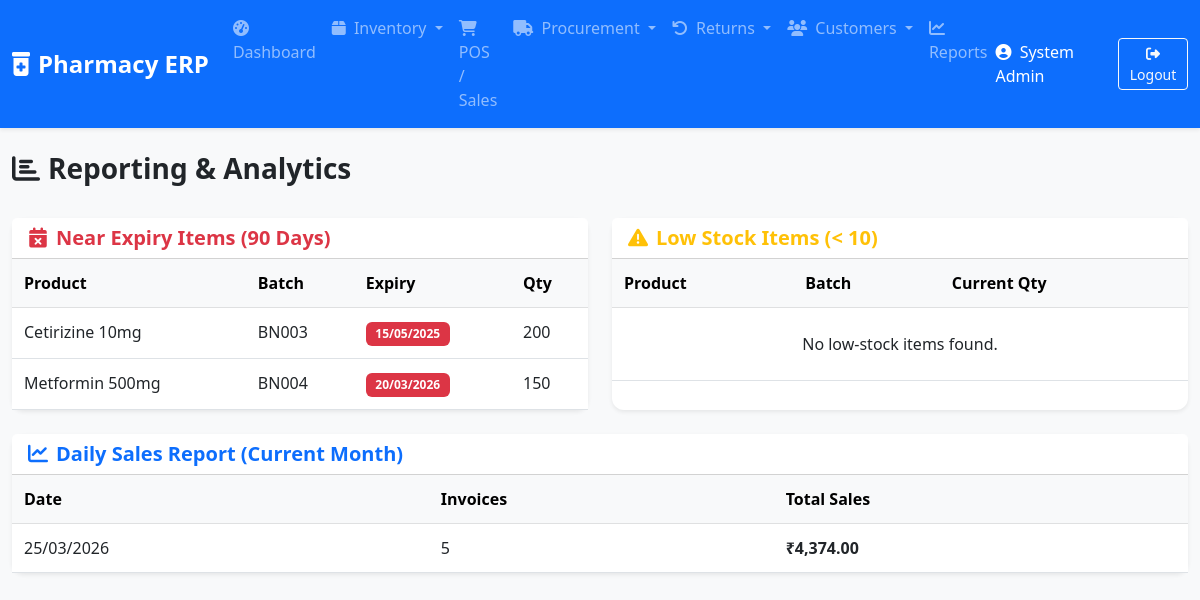
/reports.php (signed in), run on the app's committed database.
### tables this page shows
CREATE TABLE batches (
    id INT AUTO_INCREMENT PRIMARY KEY,
    product_id INT NOT NULL,
    batch_num VARCHAR(50) NOT NULL,
    expiry_date DATE NOT NULL,
    mrp DECIMAL(15,2) NOT NULL,
    cost_price DECIMAL(15,2) NOT NULL,
    selling_price DECIMAL(15,2) NOT NULL,
    current_qty INT DEFAULT 0,
    created_at TIMESTAMP DEFAULT CURRENT_TIMESTAMP,
    FOREIGN KEY (product_id) REFERENCES products(id),
    INDEX (expiry_date),
    INDEX (batch_num)
);

CREATE TABLE products (
    id INT AUTO_INCREMENT PRIMARY KEY,
    name VARCHAR(255) NOT NULL,
    generic_name VARCHAR(255),
    category VARCHAR(100),
    hsn_code VARCHAR(20),
    gst_rate DECIMAL(5,2) DEFAULT 0.00,
    igst_rate DECIMAL(5,2) DEFAULT 0.00,
    created_at TIMESTAMP DEFAULT CURRENT_TIMESTAMP,
    INDEX (hsn_code),
    INDEX (name)
);

### includes/functions.php (called while the page is built, shortened)
<?php
function formatCurrency($amount) {
    return '₹' . number_format($amount, 2);
}
function formatDate($date) {
    return date('d/m/Y', strtotime($date));
}
?>

### reports.php (the view, shortened to what this page needs)
<?php
include 'includes/header.php';
$conn = get_db_conn();
$expiry_query = "SELECT b.*, p.name as product_name FROM batches b JOIN products p ON b.product_id = p.id WHERE b.expiry_date <= DATE_ADD(CURDATE(), INTERVAL 90 DAY) AND b.current_qty > 0 ORDER BY b.expiry_date ASC";
$expiry_results = $conn->query($expiry_query);
$low_stock_query = "SELECT b.*, p.name as product_name FROM batches b JOIN products p ON b.product_id = p.id WHERE b.current_qty < 10 AND b.current_qty > 0";
$low_stock_results = $conn->query($low_stock_query);
$sales_report_query = "SELECT SUM(net_amount) as total_sales, COUNT(*) as sale_count, DATE(sale_date) as date FROM sales WHERE MONTH(sale_date) = MONTH(CURDATE()) AND YEAR(sale_date) = YEAR(CURDATE()) GROUP BY DATE(sale_date)";
$sales_report = $conn->query($sales_report_query);
?>
<div class="row">
    <div class="col-md-12 mb-4">
        <h3 class="fw-bold"><i class="fas fa-chart-bar me-2"></i>Reporting & Analytics</h3>
    </div>
</div>
<div class="row">
    <div class="col-md-6 mb-4">
        <div class="card shadow-sm border-0 h-100">
            <div class="card-header bg-white">
                <h5 class="mb-0 fw-bold text-danger"><i class="fas fa-calendar-times me-2"></i>Near Expiry Items (90 Days)</h5>
            </div>
            <div class="card-body p-0">
                <div class="table-responsive">
                    <table class="table table-hover mb-0">
                        <thead class="table-light">
                            <tr>
                                <th>Product</th>
                                <th>Batch</th>
                                <th>Expiry</th>
                                <th>Qty</th>
                            </tr>
                        </thead>
                        <tbody>
                            <?php if ($expiry_results->num_rows > 0): ?>
                                <?php while($row = $expiry_results->fetch_assoc()): ?>
                                <tr>
                                    <td><?php echo $row['product_name']; ?></td>
                                    <td><?php echo $row['batch_num']; ?></td>
                                    <td><span class="badge bg-danger"><?php echo formatDate($row['expiry_date']); ?></span></td>
                                    <td><?php echo $row['current_qty']; ?></td>
                                </tr>
                                <?php endwhile; ?>
                            <?php else: ?>
                                <tr><td colspan="4" class="text-center py-4">No near-expiry items found.</td></tr>
                            <?php endif; ?>
                        </tbody>
                    </table>
                </div>
            </div>
        </div>
    </div>
    <div class="col-md-6 mb-4">
        <div class="card shadow-sm border-0 h-100">
            <div class="card-header bg-white">
                <h5 class="mb-0 fw-bold text-warning"><i class="fas fa-exclamation-triangle me-2"></i>Low Stock Items (< 10)</h5>
            </div>
            <div class="card-body p-0">
                <div class="table-responsive">
                    <table class="table table-hover mb-0">
                        <thead class="table-light">
                            <tr>
                                <th>Product</th>
                                <th>Batch</th>
                                <th>Current Qty</th>
                            </tr>
                        </thead>
                        <tbody>
                            <?php if ($low_stock_results->num_rows > 0): ?>
                                <?php while($row = $low_stock_results->fetch_assoc()): ?>
                                <tr>
                                    <td><?php echo $row['product_name']; ?></td>
                                    <td><?php echo $row['batch_num']; ?></td>
                                    <td class="fw-bold text-warning"><?php echo $row['current_qty']; ?></td>
                                </tr>
                                <?php endwhile; ?>
                            <?php else: ?>
                                <tr><td colspan="3" class="text-center py-4">No low-stock items found.</td></tr>
                            <?php endif; ?>
                        </tbody>
                    </table>
                </div>
            </div>
        </div>
    </div>
</div>
<div class="row">
    <div class="col-md-12 mb-4">
        <div class="card shadow-sm border-0">
            <div class="card-header bg-white">
                <h5 class="mb-0 fw-bold text-primary"><i class="fas fa-chart-line me-2"></i>Daily Sales Report (Current Month)</h5>
            </div>
            <div class="card-body p-0">
                <div class="table-responsive">
                    <table class="table table-hover mb-0">
                        <thead class="table-light">
                            <tr>
                                <th>Date</th>
                                <th>Invoices</th>
                                <th>Total Sales</th>
                            </tr>
                        </thead>
                        <tbody>
                            <?php if ($sales_report->num_rows > 0): ?>
                                <?php while($row = $sales_report->fetch_assoc()): ?>
                                <tr>
                                    <td><?php echo formatDate($row['date']); ?></td>
                                    <td><?php echo $row['sale_count']; ?></td>
                                    <td class="fw-bold"><?php echo formatCurrency($row['total_sales']); ?></td>
                                </tr>
                                <?php endwhile; ?>
                            <?php else: ?>
                                <tr><td colspan="3" class="text-center py-4">No sales recorded this month.</td></tr>
                            <?php endif; ?>
                        </tbody>
                    </table>
                </div>
            </div>
        </div>
    </div>
</div>
<?php include 'includes/footer.php'; ?>

### css/style.css (style rules this page uses)
body { font-family: 'Segoe UI', Tahoma, Geneva, Verdana, sans-serif; }
.card { border-radius: 12px; }
.shadow-sm { box-shadow: 0 .125rem .25rem rgba(0,0,0,.075)!important; }
.table > :not(caption) > * > * { padding: .75rem .75rem; }
.badge { padding: 0.5em 0.8em; border-radius: 6px; }

### data on the page
batches: product.name "Cetirizine 10mg", batch_num "BN003", expiry_date "15/05/2025", current_qty "200"
batches: product.name "Metformin 500mg", batch_num "BN004", expiry_date "20/03/2026", current_qty "150"

### other printed values
$_SESSION['full_name'] "System Admin"
formatDate($row['date']) "25/03/2026"
$row['sale_count'] "5"
formatCurrency($row['total_sales']) "₹4,374.00"
